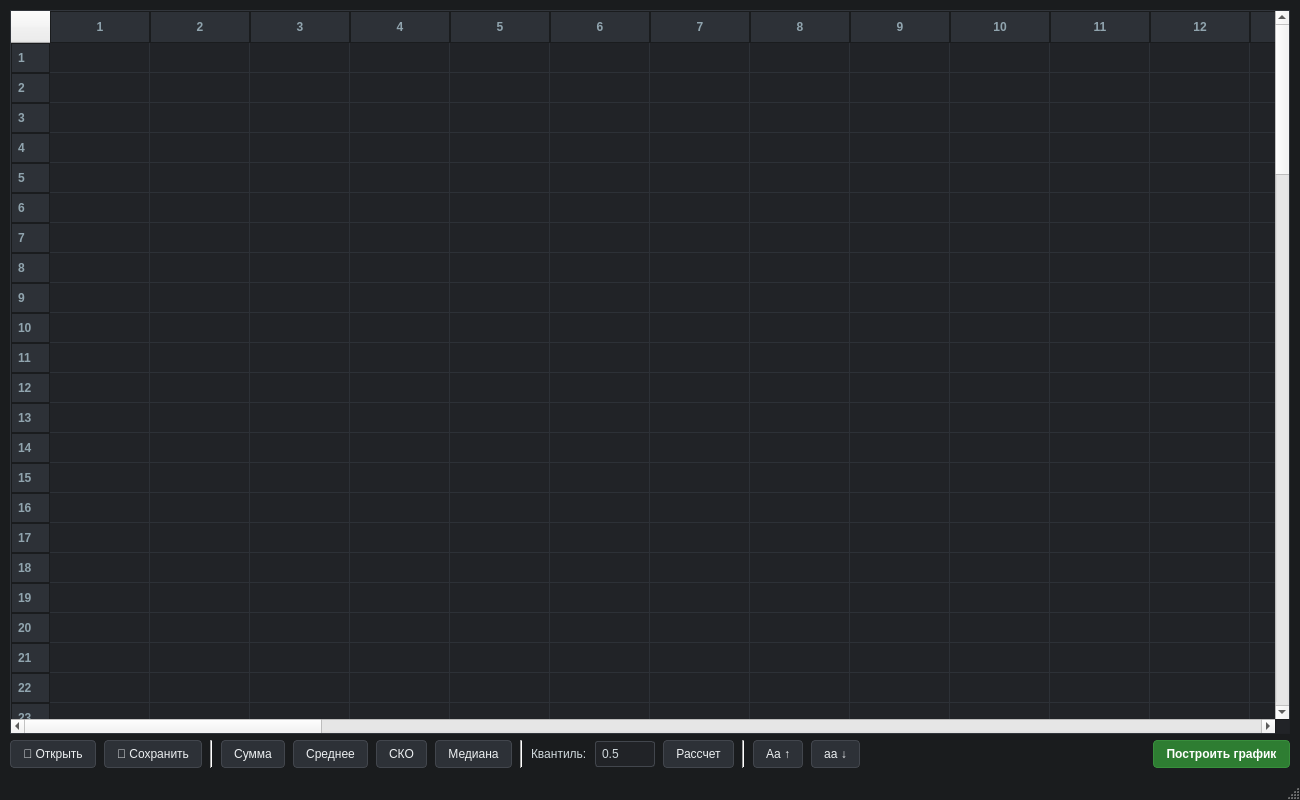
<?xml version="1.0" encoding="UTF-8"?>
<ui version="4.0">
 <class>MainWindow</class>
 <widget class="QMainWindow" name="MainWindow">
  <property name="geometry">
   <rect>
    <x>0</x>
    <y>0</y>
    <width>1300</width>
    <height>800</height>
   </rect>
  </property>
  <property name="windowTitle">
   <string>CSV Просмотрщик</string>
  </property>
  <property name="styleSheet">
   <string notr="true">
    QMainWindow { background-color: #1a1c1e; }
    QTableWidget {
        background-color: #212327;
        border: 1px solid #32363c;
        gridline-color: #2d3137;
        selection-background-color: #3498db;
        selection-color: white;
        outline: none;
        font-family: 'Segoe UI', sans-serif;
        font-size: 13px;
        color: #cfd8dc;
    }
    QHeaderView::section {
        background-color: #2d3137;
        color: #90a4ae;
        padding: 6px;
        border: 1px solid #1a1c1e;
        font-weight: bold;
    }
    QPushButton {
        background-color: #2d3137;
        border: 1px solid #42464d;
        border-radius: 4px;
        color: #eceff1;
        padding: 6px 12px;
        font-family: 'Segoe UI', sans-serif;
        font-size: 12px;
    }
    QPushButton:hover {
        background-color: #3d424a;
        border-color: #3498db;
    }
    QPushButton:pressed {
        background-color: #1a1c1e;
    }
    QPushButton#btnShowChart {
        background-color: #2e7d32;
        border-color: #388e3c;
        color: white;
        font-weight: bold;
    }
    QPushButton#btnShowChart:hover {
        background-color: #388e3c;
    }
    QLabel {
        color: #cfd8dc;
        font-family: 'Segoe UI', sans-serif;
        font-size: 12px;
    }
    QLineEdit {
        background-color: #212327;
        border: 1px solid #42464d;
        border-radius: 3px;
        padding: 4px;
        color: #cfd8dc;
        font-family: 'Segoe UI', sans-serif;
        font-size: 12px;
    }
    QLineEdit:focus {
        border-color: #3498db;
    }
    QStatusBar {
        color: #90a4ae;
        background-color: #1a1c1e;
    }
   </string>
  </property>
  <widget class="QWidget" name="centralwidget">
   <layout class="QVBoxLayout" name="verticalLayout">
    <property name="leftMargin">
     <number>10</number>
    </property>
    <property name="topMargin">
     <number>10</number>
    </property>
    <property name="rightMargin">
     <number>10</number>
    </property>
    <property name="bottomMargin">
     <number>10</number>
    </property>
    <item>
     <widget class="QTableWidget" name="tableWidget">
      <property name="rowCount">
       <number>100</number>
      </property>
      <property name="columnCount">
       <number>50</number>
      </property>
     </widget>
    </item>
    <item>
     <layout class="QHBoxLayout" name="horizontalLayout">
      <property name="spacing">
       <number>8</number>
      </property>
      <item>
       <widget class="QPushButton" name="btnOpen">
        <property name="text">
         <string>📂 Открыть</string>
        </property>
        <property name="toolTip">
         <string>Открыть CSV файл</string>
        </property>
       </widget>
      </item>
      <item>
       <widget class="QPushButton" name="btnSave">
        <property name="text">
         <string>💾 Сохранить</string>
        </property>
        <property name="toolTip">
         <string>Сохранить в CSV или Excel</string>
        </property>
       </widget>
      </item>
      <item>
       <widget class="Line" name="line_1">
        <property name="orientation">
         <enum>Qt::Vertical</enum>
        </property>
       </widget>
      </item>
      <item>
       <widget class="QPushButton" name="btnSum">
        <property name="text">
         <string>Сумма</string>
        </property>
        <property name="toolTip">
         <string>Сумма выделенных чисел</string>
        </property>
       </widget>
      </item>
      <item>
       <widget class="QPushButton" name="btnMean">
        <property name="text">
         <string>Среднее</string>
        </property>
        <property name="toolTip">
         <string>Среднее арифметическое</string>
        </property>
       </widget>
      </item>
      <item>
       <widget class="QPushButton" name="btnSko">
        <property name="text">
         <string>СКО</string>
        </property>
        <property name="toolTip">
         <string>Среднеквадратическое отклонение</string>
        </property>
       </widget>
      </item>
      <item>
       <widget class="QPushButton" name="btnMed">
        <property name="text">
         <string>Медиана</string>
        </property>
        <property name="toolTip">
         <string>Медиана выборки</string>
        </property>
       </widget>
      </item>
      <item>
       <widget class="Line" name="line_2">
        <property name="orientation">
         <enum>Qt::Vertical</enum>
        </property>
       </widget>
      </item>
      <item>
       <widget class="QLabel" name="labelQuantile">
        <property name="text">
         <string>Квантиль:</string>
        </property>
       </widget>
      </item>
      <item>
       <widget class="QLineEdit" name="lineQuantile">
        <property name="text">
         <string>0.5</string>
        </property>
        <property name="toolTip">
         <string>Введите значение от 0 до 1</string>
        </property>
        <property name="maximumSize">
         <size>
          <width>60</width>
          <height>16777215</height>
         </size>
        </property>
       </widget>
      </item>
      <item>
       <widget class="QPushButton" name="btnQuantRun">
        <property name="text">
         <string>Рассчет</string>
        </property>
        <property name="toolTip">
         <string>Рассчитать квантиль</string>
        </property>
       </widget>
      </item>
      <item>
       <widget class="Line" name="line_3">
        <property name="orientation">
         <enum>Qt::Vertical</enum>
        </property>
       </widget>
      </item>
      <item>
       <widget class="QPushButton" name="btnUp">
        <property name="text">
         <string>Aa ↑</string>
        </property>
        <property name="toolTip">
         <string>Перевести в верхний регистр</string>
        </property>
       </widget>
      </item>
      <item>
       <widget class="QPushButton" name="btnLow">
        <property name="text">
         <string>aa ↓</string>
        </property>
        <property name="toolTip">
         <string>Перевести в нижний регистр</string>
        </property>
       </widget>
      </item>
      <item>
       <spacer name="horizontalSpacer">
        <property name="orientation">
         <enum>Qt::Horizontal</enum>
        </property>
        <property name="sizeHint" stdset="0">
         <size>
          <width>40</width>
          <height>20</height>
         </size>
        </property>
       </spacer>
      </item>
      <item>
       <widget class="QPushButton" name="btnShowChart">
        <property name="text">
         <string>Построить график</string>
        </property>
        <property name="toolTip">
         <string>Построить график по выделенным данным</string>
        </property>
       </widget>
      </item>
     </layout>
    </item>
   </layout>
  </widget>
  <widget class="QMenuBar" name="menubar">
   <property name="geometry">
    <rect>
     <x>0</x>
     <y>0</y>
     <width>1300</width>
     <height>21</height>
    </rect>
   </property>
  </widget>
  <widget class="QStatusBar" name="statusbar"/>
 </widget>
 <resources/>
 <connections/>
</ui>
